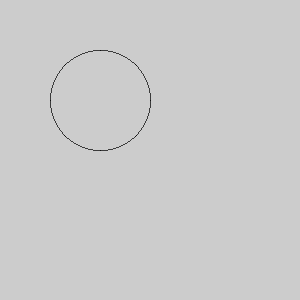
Frame 1 (no input)
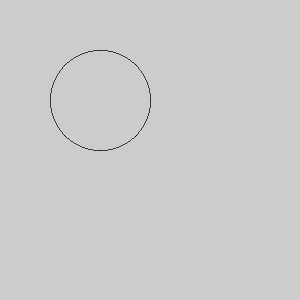
Frame 60 (the mouse pressed at the canvas centre just before this capture)
Frame 120 (the mouse held since frame 60 and released just before this capture): identical to frame 60, image omitted

The Processing sketch that drew these frames (run headless with seeded random() and noise(); from frame 60 on, the mouse is pressed at the canvas centre):

// Processing sketch: lab2_2
// ── lab2_2.pde
int x =100;
int y=100;
int r= 50;
int p=0;
int d=3-(2*r); 
void setup(){
  size(300,300);
}
void draw(){
        point(p+x,r+y);  
        point(p+x,-r+y);  
        point(-p+x,-r+y);  
        point(-p+x,r+y);  
        point(r+x,p+y);  
        point(r+x,-p+y);  
        point(-r+x,-p+y);  
        point(-r+x,p+y);
    while(p<=r)  
     {  
      if(d<=0)  
             {  
        d=d+(4*p)+6;  
      }  
     else  
      {  
        d=d+(4*p)-(4*r)+10;  
        r=r-1;  
      }  
       p=p+1;  
        point(p+x,r+y);  
        point(p+x,-r+y);  
        point(-p+x,-r+y);  
        point(-p+x,r+y);  
        point(r+x,p+y);  
        point(r+x,-p+y);  
        point(-r+x,-p+y);  
        point(-r+x,p+y);
      }  
    }  
